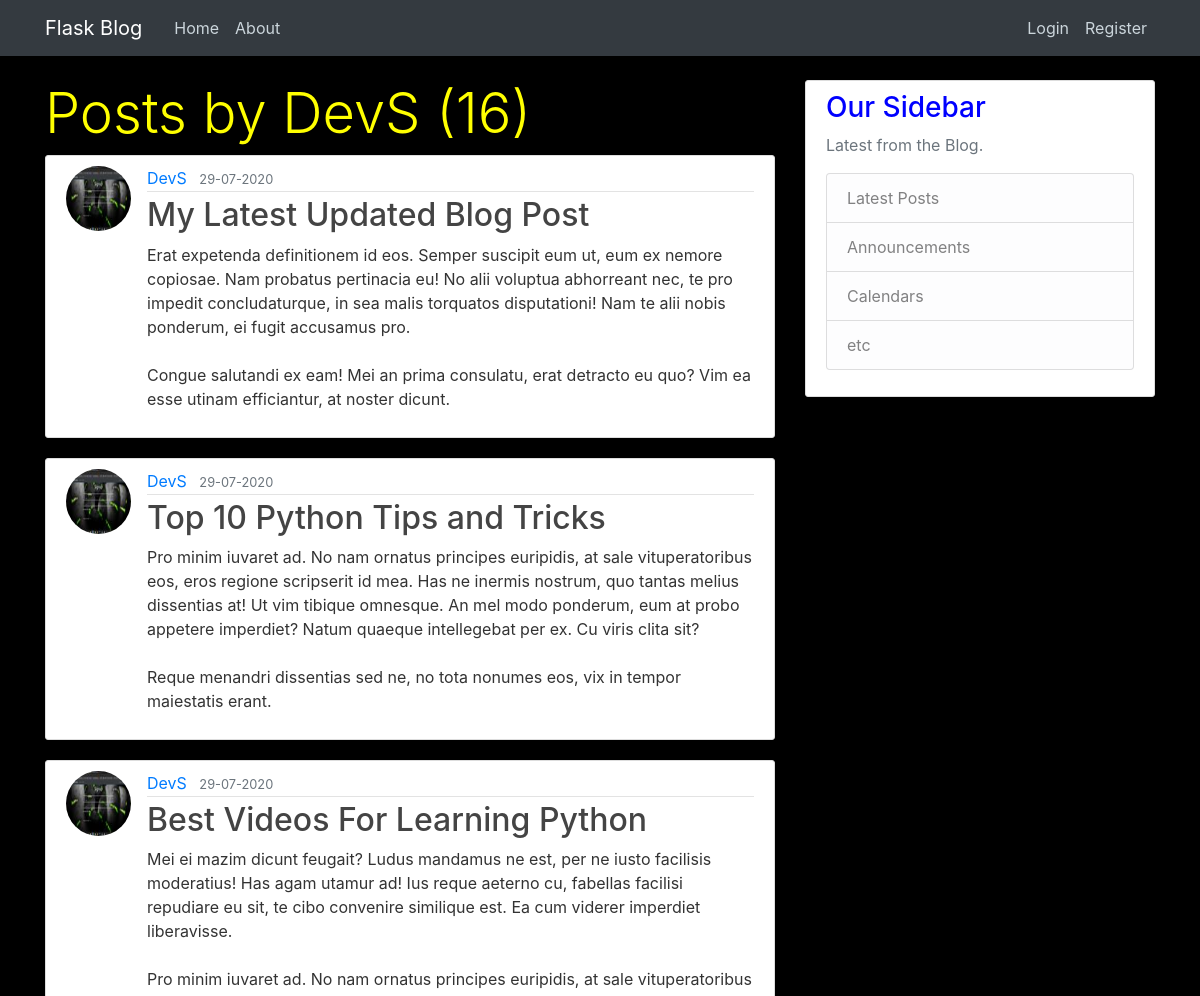
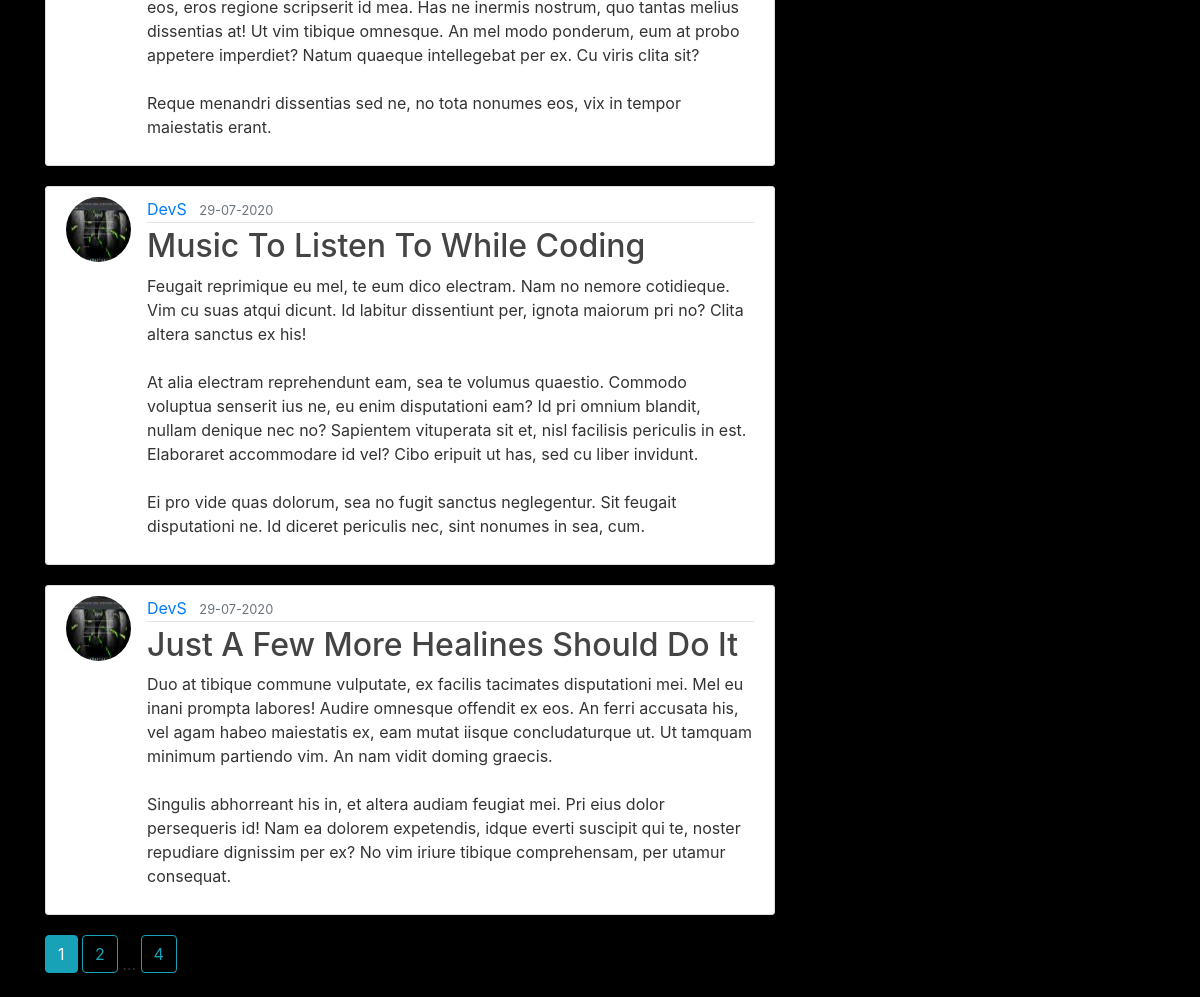
The app's page /user/DevS with its own data (2 pictures, top to bottom).
### flaskblog/models.py (models this page shows, shortened)
class User(db.Model, UserMixin):
	id = db.Column(db.Integer, primary_key=True)
	username = db.Column(db.String(20), unique=True, nullable=False)
	email = db.Column(db.String(120), unique=True, nullable=False)
	image_file = db.Column(db.String(20), nullable=False, default='default.jpeg')
	password = db.Column(db.String(60), nullable=False)
	posts = db.relationship('Post', backref='author', lazy=True)

class Post(db.Model):
	id = db.Column(db.Integer, primary_key=True)
	title = db.Column(db.String(100), nullable=False)
	date_posted = db.Column(db.DateTime, nullable=False, default=datetime.utcnow)
	content = db.Column(db.Text, nullable=False)
	user_id = db.Column(db.Integer, db.ForeignKey('user.id'), nullable=False)

### flaskblog/users/routes.py (the view)
@users.route('/user/<string:username>', methods = ['POST', 'GET'])
def user_posts(username):
	page = request.args.get('page', 1, type=int)
	user = User.query.filter_by(username=username).first_or_404();
	posts = Post.query.filter_by(author=user).order_by(Post.date_posted.desc()).paginate(page=page, per_page=5)
	return render_template('user_post.html', posts=posts, user=user)

### flaskblog/templates/user_post.html
{% extends "layout.html" %}
{% block content %}
	<h1 class="display-4">Posts by {{ user.username }} ({{ posts.total }})</h1>
	{% for post in posts.items %}
	<article class="media content-section">
		<img class="rounded-circle article-img" src="{{ url_for('static', filename='profile_pics/' + post.author.image_file) }}"></img>
	  <div class="media-body">
	    <div class="article-metadata">
	      <a class="mr-2" href="{{ url_for('users.user_posts', username=post.author.username) }}">{{ post.author.username }}</a>
	      <small class="text-muted">{{ post.date_posted.strftime('%d-%m-%Y') }}</small>
	    </div>
	    <h2><a class="article-title" href="{{ url_for('posts.post', post_id=post.id) }}">{{ post.title }}</a></h2>
	    <p class="article-content">{{ post.content }}</p>
	  </div>
	</article>
	{% endfor %}
	{% for page_num in posts.iter_pages(left_edge=1, right_edge=1, left_current=1, right_current=2) %}
		{% if page_num %}
			{% if posts.page == page_num %}
				<a class="btn btn-info mb-4" href="{{ url_for('users.user_posts', username=user.username, page=page_num) }}">{{ page_num }}</a>
			{% else %}
				<a class="btn btn-outline-info mb-4" href="{{ url_for('users.user_posts', username=user.username,  page=page_num) }}">{{ page_num }}</a>
			{% endif %}
		{% else %}
		...
		{% endif %}
	{% endfor %}
{% endblock content %}

### flaskblog/static/main.css (style rules this page uses)
body { background: black; background-color: black; color: #333333; margin-top: 5rem; }
.content-section { background: #ffffff; padding: 10px 20px; border: 1px solid #dddddd; border-radius: 3px; margin-bottom: 20px; }
.article-title { color: #444444; }
.article-content { white-space: pre-line; }
.article-img { height: 65px; width: 65px; margin-right: 16px; }
.article-metadata { padding-bottom: 1px; margin-bottom: 4px; border-bottom: 1px solid #e3e3e3 }

### flaskblog/templates/layout.html (style rules this page uses)
body { background-color: black; }
h1 { color: yellow; }
h2, h3, h4, h5, h6 { color: blue; }

### records on screen
User: username "DevS"
Post: image_file (picture), author.username "DevS", date_posted "29-07-2020", title "My Latest Updated Blog Post", content "Erat expetenda definitionem id eos. Semper suscipit eum ut, eum ex nemore copiosae. Nam probatus pertinacia eu! No alii voluptua abhorreant nec, te pro impedit concludaturque, in sea malis torquatos disputationi! Nam te alii nobis ponderum, ei fugit accusamus pro. Congue salutandi ex eam! Mei an prima consulatu, erat detracto eu quo? Vim ea esse utinam efficiantur, at noster dicunt."
Post: image_file (picture), author.username "DevS", date_posted "29-07-2020", title "Top 10 Python Tips and Tricks", content "Pro minim iuvaret ad. No nam ornatus principes euripidis, at sale vituperatoribus eos, eros regione scripserit id mea. Has ne inermis nostrum, quo tantas melius dissentias at! Ut vim tibique omnesque. An mel modo ponderum, eum at probo appetere imperdiet? Natum quaeque intellegebat per ex. Cu viris clita sit? Reque menandri dissentias sed ne, no tota nonumes eos, vix in tempor maiestatis erant."
Post: image_file (picture), author.username "DevS", date_posted "29-07-2020", title "Best Videos For Learning Python", content "Mei ei mazim dicunt feugait? Ludus mandamus ne est, per ne iusto facilisis moderatius! Has agam utamur ad! Ius reque aeterno cu, fabellas facilisi repudiare eu sit, te cibo convenire similique est. Ea cum viderer imperdiet liberavisse. Pro minim iuvaret ad. No nam ornatus principes euripidis, at sale vituperatoribus eos, eros regione scripserit id mea. Has ne inermis nostrum, quo tantas melius dissentias at! Ut vim tibique omnesque. An mel modo ponderum, eum at probo appetere imperdiet? Natum quaeque intellegebat per ex. Cu viris clita sit? Reque menandri dissentias sed ne, no tota nonumes eos, vix in tempor maiestatis erant."
Post: image_file (picture), author.username "DevS", date_posted "29-07-2020", title "Music To Listen To While Coding", content "Feugait reprimique eu mel, te eum dico electram. Nam no nemore cotidieque. Vim cu suas atqui dicunt. Id labitur dissentiunt per, ignota maiorum pri no? Clita altera sanctus ex his! At alia electram reprehendunt eam, sea te volumus quaestio. Commodo voluptua senserit ius ne, eu enim disputationi eam? Id pri omnium blandit, nullam denique nec no? Sapientem vituperata sit et, nisl facilisis periculis in est. Elaboraret accommodare id vel? Cibo eripuit ut has, sed cu liber invidunt. Ei pro vide quas dolorum, sea no fugit sanctus neglegentur. Sit feugait disputationi ne. Id diceret periculis nec, sint nonumes in sea, cum."
Post: image_file (picture), author.username "DevS", date_posted "29-07-2020", title "Just A Few More Healines Should Do It", content "Duo at tibique commune vulputate, ex facilis tacimates disputationi mei. Mel eu inani prompta labores! Audire omnesque offendit ex eos. An ferri accusata his, vel agam habeo maiestatis ex, eam mutat iisque concludaturque ut. Ut tamquam minimum partiendo vim. An nam vidit doming graecis. Singulis abhorreant his in, et altera audiam feugiat mei. Pri eius dolor persequeris id! Nam ea dolorem expetendis, idque everti suscipit qui te, noster repudiare dignissim per ex? No vim iriure tibique comprehensam, per utamur consequat."

### other values on screen
{{ posts.total }} "16"
{{ page_num }} "1"
{{ page_num }} "2" "4"
